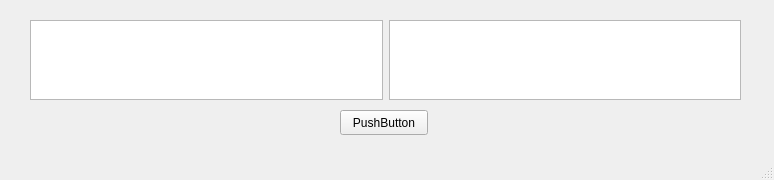
<?xml version="1.0" encoding="UTF-8"?>
<ui version="4.0">
 <class>MainWindow</class>
 <widget class="QMainWindow" name="MainWindow">
  <property name="geometry">
   <rect>
    <x>0</x>
    <y>0</y>
    <width>774</width>
    <height>180</height>
   </rect>
  </property>
  <property name="windowTitle">
   <string>MainWindow</string>
  </property>
  <widget class="QWidget" name="centralwidget">
   <widget class="QPushButton" name="pushButton">
    <property name="geometry">
     <rect>
      <x>340</x>
      <y>110</y>
      <width>88</width>
      <height>25</height>
     </rect>
    </property>
    <property name="text">
     <string>PushButton</string>
    </property>
   </widget>
   <widget class="QWidget" name="horizontalLayoutWidget">
    <property name="geometry">
     <rect>
      <x>30</x>
      <y>20</y>
      <width>711</width>
      <height>80</height>
     </rect>
    </property>
    <layout class="QHBoxLayout" name="horizontalLayout">
     <item>
      <widget class="QTextEdit" name="textEdit_2"/>
     </item>
     <item>
      <widget class="QTextEdit" name="textEdit"/>
     </item>
    </layout>
   </widget>
  </widget>
  <widget class="QMenuBar" name="menubar">
   <property name="geometry">
    <rect>
     <x>0</x>
     <y>0</y>
     <width>774</width>
     <height>22</height>
    </rect>
   </property>
  </widget>
  <widget class="QStatusBar" name="statusbar"/>
 </widget>
 <resources/>
 <connections/>
</ui>
